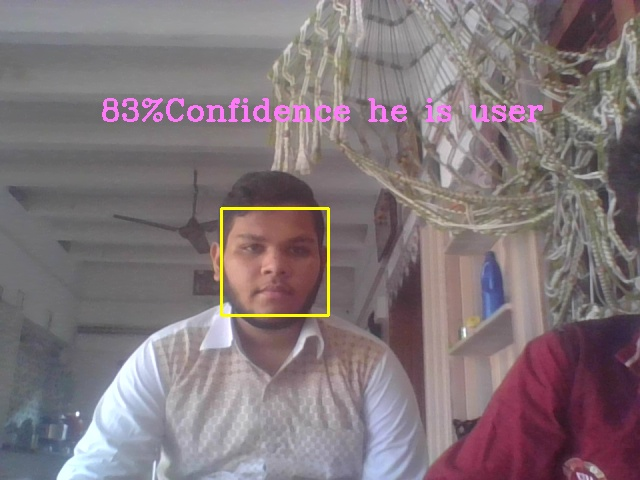
#> input picture test_pic/newuser.jpg, 640 x 480 px, given as the content of the folder cm_100_pic/, which was not available
$ python part4.py
#> lines starting #> are read from the running program, lines starting #| are printed output that depends on the picture; after the words box and inside, x2 and y2 are one past the last pixel; in counts of white or black regions, pixels touching at a corner belong together; pictures that were not available may be replaced by others from this repository, and a replacement may not be noted
#!/usr/bin/env python3
# -*- coding: utf-8 -*-
"""
Created on Mon Jun 29 16:51:50 2020

@author: jay
"""


import cv2
import numpy as np
from os import listdir
from os.path import isfile, join

data_path = 'cm_100_pic/'
onlyfiles = [f for f in listdir(data_path) if isfile(join(data_path,f))]

Training_Data, Labels = [], []

for i, files in enumerate(onlyfiles):
    image_path = data_path + onlyfiles[i]
    images = cv2.imread(image_path, cv2.IMREAD_GRAYSCALE)
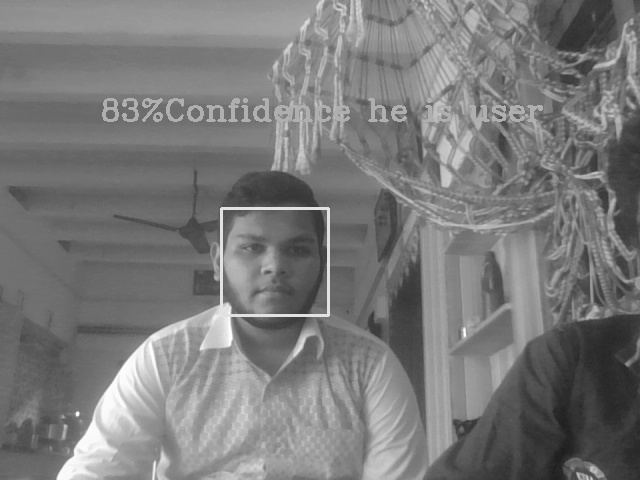
#> images: shape (480, 640); min 30, max 255, mean 121.8
#> further down, frame is the input picture: shape (480, 640, 3); mean B, G, R 121.9, 117.6, 129.9
    Training_Data.append(np.asarray(images, dtype=np.uint8))
    Labels.append(i)

Labels = np.asarray(Labels, dtype=np.int32)

model = cv2.face.LBPHFaceRecognizer_create()

model.train(np.asarray(Training_Data), np.asarray(Labels))

print("Model Training Complete!!!!!")

face_classifier = cv2.CascadeClassifier('haarcascade_frontalface_default.xml')

def face_detector(img, size = 0.5):
#> called with size = 0.5
    gray = cv2.cvtColor(img, cv2.COLOR_BGR2GRAY)
    faces = face_classifier.detectMultiScale(gray,1.3,5)
#> faces = [[218, 204, 115, 115]]

    if faces is():
        return img,[]

    for(x,y,w,h) in faces:
        cv2.rectangle(img, (x,y),(x+w,y+h),(0,255,255),2)
        roi = img[y:y+h, x:x+w]
        roi = cv2.resize(roi, (200,200))
#> this loop made 1 pass
#> pass 1, in face_detector, `roi = img[y:y+h, x:x+w]`:
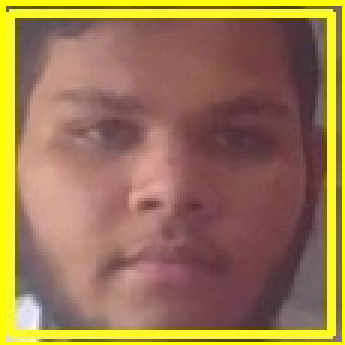
#> roi: shape (115, 115, 3) (shown 3 times larger); mean B, G, R 82.9, 120.4, 154.7
#> pass 1, in face_detector, `roi = cv2.resize(roi, (200,200))`:
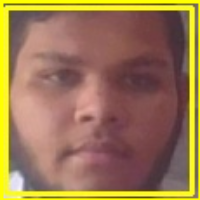
#> roi: shape (200, 200, 3); mean B, G, R 82.8, 120.1, 154.5
#> after the loop:
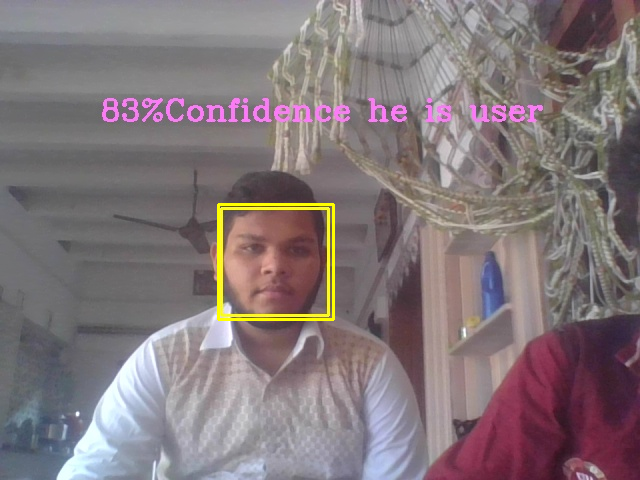
#> img: shape (480, 640, 3); 0.45% of pixels changed, all inside (x1, y1, x2, y2) = (217, 203, 335, 321)

    return img,roi

cap = cv2.VideoCapture(0)
while True:

    ret, frame = cap.read()

    image, face = face_detector(frame)

    try:
        face = cv2.cvtColor(face, cv2.COLOR_BGR2GRAY)
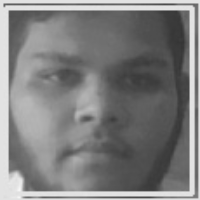
#> face: shape (200, 200); min 53, max 247, mean 126.2
        result = model.predict(face)
#> result = (0, 83.95)

        if result[1] < 500:
            confidence = int(100*(1-(result[1])/300))
#> confidence = 72
            display_string = str(confidence)+'% Confidence it is user'
#> display_string = '72% Confidence it is user'
        cv2.putText(image,display_string,(100,120), cv2.FONT_HERSHEY_COMPLEX,1,(250,120,255),2)


        if confidence > 75:
            cv2.putText(image, "Unlocked", (250, 450), cv2.FONT_HERSHEY_COMPLEX, 1, (0, 255, 0), 2)
            cv2.imshow('Face Cropper', image)

            test_pic = extract_face(frame)
            example_face_emd = get_embedding(facenet_model, test_pic)

                 # prediction for the face
            face_predict = np.expand_dims(example_face_emd, axis=0)
            yhat_class = model.predict(face_predict)
            yhat_prob = model.predict_proba(face_predict)

            # get name
            class_index = yhat_class[0]
            class_probability = yhat_prob[0,class_index] * 100
            predict_names = out_encoder.inverse_transform(yhat_class)
            print('Predicted: %s (%.3f)' % (predict_names[0], class_probability))


        else:
            cv2.putText(image, "Locked", (250, 450), cv2.FONT_HERSHEY_COMPLEX, 1, (0, 0, 255), 2)
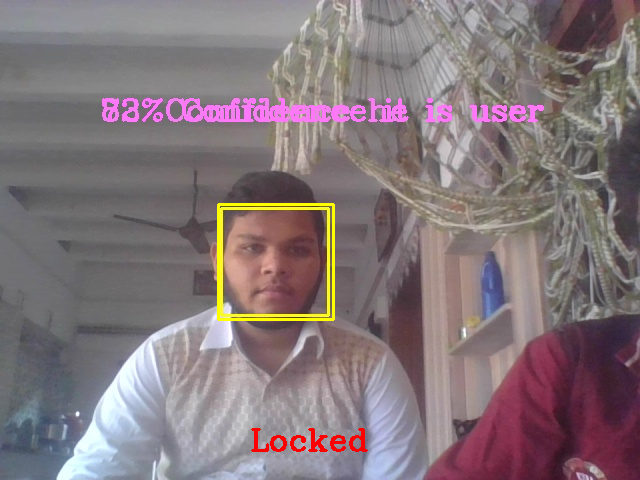
#> image: shape (480, 640, 3); mean B, G, R 121.7, 117.8, 131.5
            cv2.imshow('Face Cropper', image)


    except:
        cv2.putText(image, "Face Not Found", (250, 450), cv2.FONT_HERSHEY_COMPLEX, 1, (255, 0, 0), 2)
        cv2.imshow('Face Cropper', image)
        pass

    if cv2.waitKey(1)==13:
#> (key Esc is pressed here)
        break


cap.release()
cv2.destroyAllWindows()
